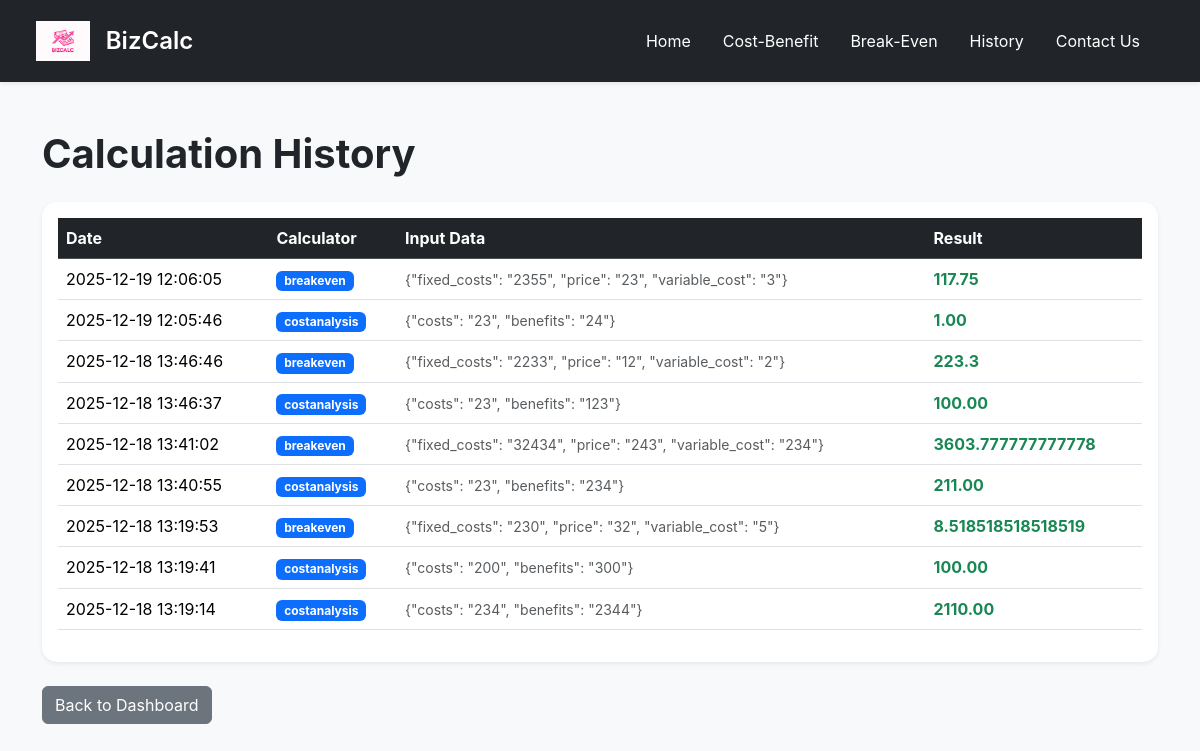
Page /history on the earlier database version.
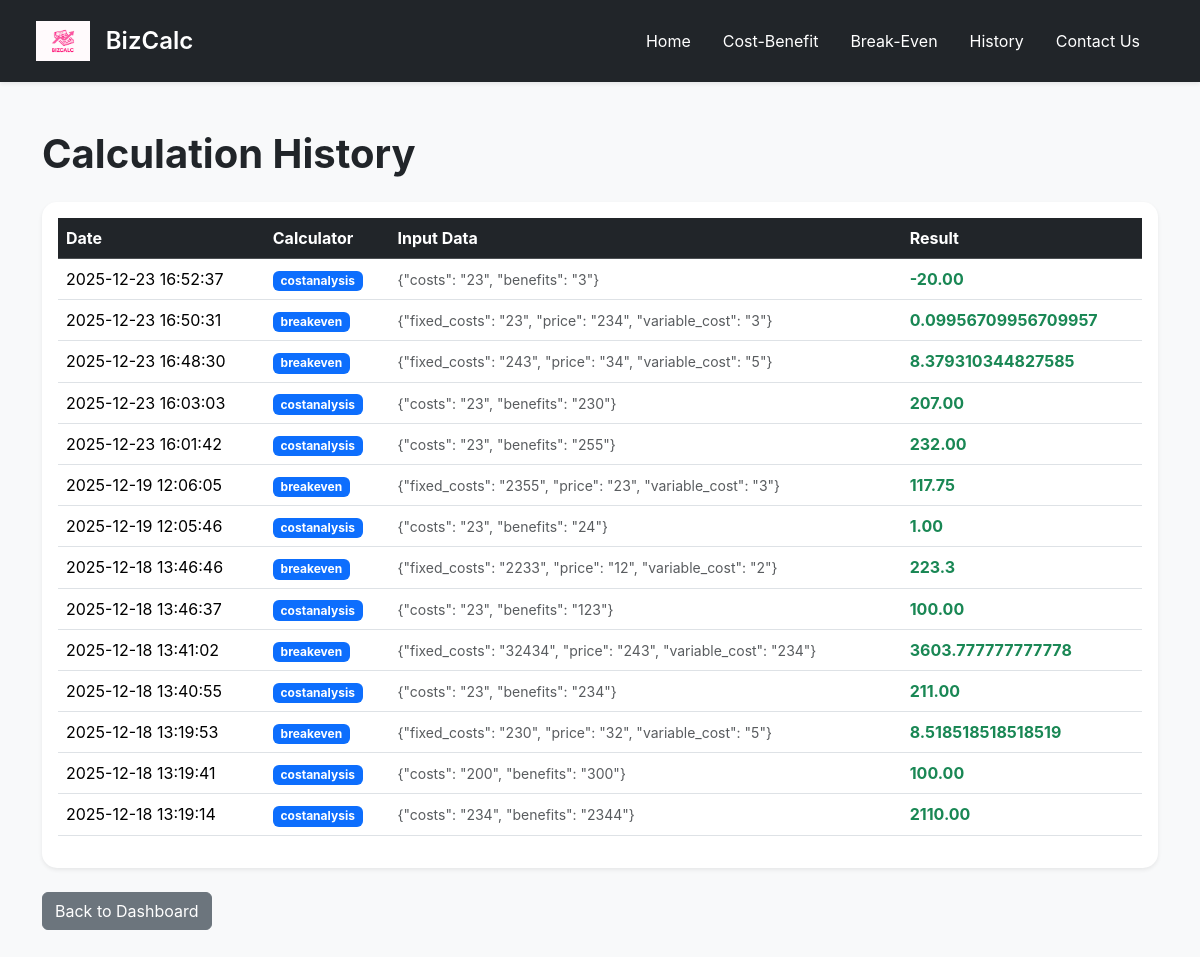
Same page on the later database version.
### tables this page shows
CREATE TABLE calculations (
            id INTEGER PRIMARY KEY AUTOINCREMENT,
            calculator_type TEXT,
            input_data TEXT,
            result TEXT,
            created_at TIMESTAMP DEFAULT CURRENT_TIMESTAMP
        );

### bizcalc.py (the view)
@app.route("/history")
def history():
    conn = get_db_connection()
    logs = conn.execute("SELECT * FROM calculations ORDER BY created_at DESC").fetchall()
    conn.close()
    return render_template("history.html", logs=logs)

### bizcalc.py (called while the page is built)
def get_db_connection():
    conn = sqlite3.connect("database.db")
    conn.row_factory = sqlite3.Row
    return conn

### templates/history.html (shortened to what this page needs)
<!DOCTYPE html>
<html lang="en">
<head>
    <link href="https://cdn.jsdelivr.net/npm/bootstrap@5.3.2/dist/css/bootstrap.min.css" rel="stylesheet">
    <link rel="stylesheet" href="{{ url_for('static', filename='css/style.css') }}">
</head>
<body>
    <header class="navbar navbar-expand-lg bg-dark px-4 py-3 shadow-sm">
    <div class="container-fluid">
        <a class="navbar-brand d-flex align-items-center gap-3 text-white" href="{{ url_for('home') }}">
            <img src="{{ url_for('static', filename='img/logo.png') }}" height="40" alt="BizCalc Logo">
            <span class="fs-4 fw-semibold">BizCalc</span>
        </a>
        <nav class="navbar-nav ms-auto flex-row">
            <a class="nav-link text-white me-3" href="{{ url_for('home') }}">Home</a>
            <a class="nav-link text-white me-3" href="{{ url_for('costanalysis') }}">Cost-Benefit</a>
            <a class="nav-link text-white me-3" href="{{ url_for('breakeven') }}">Break-Even</a>
            <a class="nav-link text-white me-3" href="{{ url_for('history') }}">History</a>
            <a class="nav-link text-white me-3" href="{{ url_for('contact') }}">Contact Us</a>
        </nav>
    </div>
</header>
    <div class="container py-5">
        <h1 class="fw-bold mb-4">Calculation History</h1>
        <div class="card shadow-sm">
            <div class="card-body">
                <table class="table table-hover">
                    <thead class="table-dark">
                        <tr>
                            <th>Date</th>
                            <th>Calculator</th>
                            <th>Input Data</th>
                            <th>Result</th>
                        </tr>
                    </thead>
                    <tbody>
                        {% for log in logs %}
                        <tr>
                            <td>{{ log['created_at'] }}</td>
                            <td><span class="badge bg-primary">{{ log['calculator_type'] }}</span></td>
                            <td><small class="text-muted">{{ log['input_data'] }}</small></td>
                            <td class="fw-bold text-success">{{ log['result'] }}</td>
                        </tr>
                        {% endfor %}
                    </tbody>
                </table>
            </div>
        </div>
        <div class="mt-4">
            <a href="{{ url_for('home') }}" class="btn btn-secondary">Back to Dashboard</a>
        </div>
    </div>
</body>
</html>

### static/css/style.css (style rules this page uses)
body { font-family: 'Inter', sans-serif; background-color: var(--light-gray); margin: 0 }
:root { --primary-color: #007bff; --dark-bg: #212529; --light-gray: #f8f9fa; }
.navbar { display: flex; justify-content: space-between; align-items: center; padding: 15px 50px; background-color: #333; color: white; position: sticky; top: 0; z-index: 1000; }
.card { border: none; border-radius: 15px; transition: transform 0.3s ease, shadow 0.3s ease; }

Differences in the rows shown:
added calculations: created_at "2025-12-23 16:52:37", calculator_type "costanalysis", input_data "{\"costs\": \"23\", \"benefits\": \"3\"}", result "-20.00"
added calculations: created_at "2025-12-23 16:50:31", calculator_type "breakeven", input_data "{\"fixed_costs\": \"23\", \"price\": \"234\", \"variable_cost\": \"3\"}", result "0.09956709956709957"
added calculations: created_at "2025-12-23 16:48:30", calculator_type "breakeven", input_data "{\"fixed_costs\": \"243\", \"price\": \"34\", \"variable_cost\": \"5\"}", result "8.379310344827585"
added calculations: created_at "2025-12-23 16:03:03", calculator_type "costanalysis", input_data "{\"costs\": \"23\", \"benefits\": \"230\"}", result "207.00"
added calculations: created_at "2025-12-23 16:01:42", calculator_type "costanalysis", input_data "{\"costs\": \"23\", \"benefits\": \"255\"}", result "232.00"
